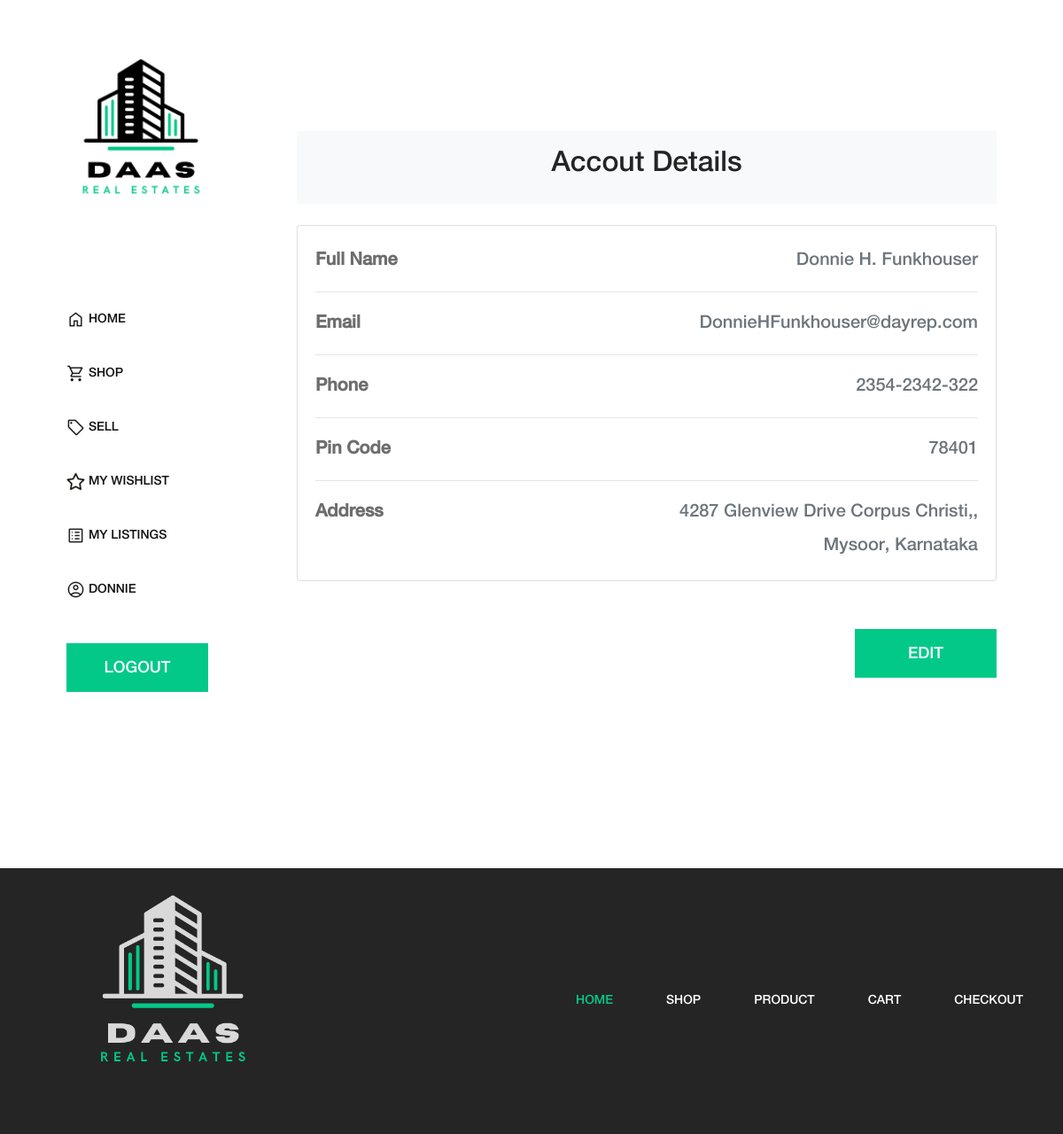
The app's page /user_account.php (signed in) with its own data.
### tables this page shows
CREATE TABLE `users_tbl` (
  `userid` int(11) NOT NULL,
  `firstname` varchar(50) NOT NULL,
  `lastname` varchar(50) NOT NULL,
  `password` varchar(50) NOT NULL,
  `email` varchar(100) NOT NULL,
  `phoneno` varchar(100) NOT NULL,
  `address` varchar(250) NOT NULL,
  `city` varchar(100) NOT NULL,
  `state` varchar(100) NOT NULL,
  `pincode` varchar(15) NOT NULL
);

### user_account.php (the view, shortened to what this page needs)
<?php include("header.php"); ?>
<?php include("connection.php"); ?>
<?php
if (isset($_SESSION["userid"])) {
  $userid = $_SESSION["userid"];
  $query = "SELECT * FROM users_tbl WHERE userid='$userid';";
  $result = mysqli_query($conn, $query);
  $row = mysqli_fetch_assoc($result);
} else {
  header("location: index.php");
}
?>
<div class="cart-table-area section-padding-100">
  <section>
    <div class="container py-5">
      <div class="row">
        <div class="col">
          <nav aria-label="breadcrumb" class="bg-light rounded-3 p-3 mb-4">
            <h2 class="text-center">Accout Details</h2>
          </nav>
        </div>
      </div>
      <div class="col-188">
        <div class="card mb-4">
          <div class="card-body">
            <div class="row">
              <div class="col-sm">
                <p class="mb-0"><b>Full Name</b></p>
              </div>
              <div class="col-sm">
                <p class="text-right text-muted mb-0"><?php echo $row["firstname"] . " " . $row["lastname"] ?></p>
              </div>
            </div>
            <hr>
            <div class="row">
              <div class="col-sm">
                <p class="mb-0"><b>Email</b></p>
              </div>
              <div class="col-sm">
                <p class="text-right text-muted mb-0"><?php echo $row["email"] ?></p>
              </div>
            </div>
            <hr>
            <div class="row">
              <div class="col-sm">
                <p class="mb-0"><b>Phone</b></p>
              </div>
              <div class="col-sm">
                <p class="text-right text-muted mb-0"><?php echo $row["phoneno"] ?></p>
              </div>
            </div>
            <hr>
            <div class="row">
              <div class="col-sm">
                <p class="mb-0"><b>Pin Code</b></p>
              </div>
              <div class="col-sm">
                <p class="text-right text-muted mb-0"><?php echo $row["pincode"] ?></p>
              </div>
            </div>
            <hr>
            <div class="row">
              <div class="col-sm">
                <p class="mb-0"><b>Address</b></p>
              </div>
              <div class="col-sm">
                <p class="text-right text-muted mb-0"><?php echo $row["address"] . ", " . $row["city"] . ", " . $row["state"] ?></p>
              </div>
            </div>
          </div>
        </div>
      </div>
      <div class="amado-btn-group mt-30 mb-100 float-right">
        <a href="edit_user.php" class="btn amado-btn mb-15"> EDIT</a>
      </div>
    </div>
  </section>
</div>
<?php include("footer.php"); ?>

### css/core-style.css (style rules this page uses)
* { margin: 0; padding: 0; }
body { font-family: "helveticaneuemedium"; font-size: 16px; }
h1, h2, h3, h4, h5, h6 { color: #242424; line-height: 1.3; font-weight: 400; }
p { color: #6d6d6d; font-size: 20px; line-height: 1.9; font-weight: 400; }
a { text-decoration: none; color: #03C988; font-size: 20px; }
.mt-30 { margin-top: 30px !important; }
.mb-15 { margin-bottom: 15px !important; }
.mb-100 { margin-bottom: 100px !important; }
.section-padding-100 { padding-top: 100px; padding-bottom: 100px; }
.amado-btn { display: inline-block; min-width: 160px; height: 55px; color: #ffffff; border: none; border-radius: 0; padding: 0 7px; font-size: 18px; line-height: 56px; background-color: #03C988; font-weight: 400; }
.main-content-wrapper .cart-table-area { position: relative; z-index: 1; -webkit-box-flex: 0; -ms-flex: 0 0 calc(95% - 320px); flex: 0 0 calc(95% - 320px); width: calc(95% - 320px); max-width: calc(95% - 320px); }

### style.css (style rules this page uses)
.row { justify-content: center; }

### records on screen
users_tbl: firstname "Donnie", lastname "H. Funkhouser", email "DonnieHFunkhouser@dayrep.com", phoneno "2354-2342-322", pincode "78401", address "4287 Glenview Drive Corpus Christi,", city "Mysoor", state "Karnataka"

### other values on screen
$_SESSION["fname"] "DONNIE"
